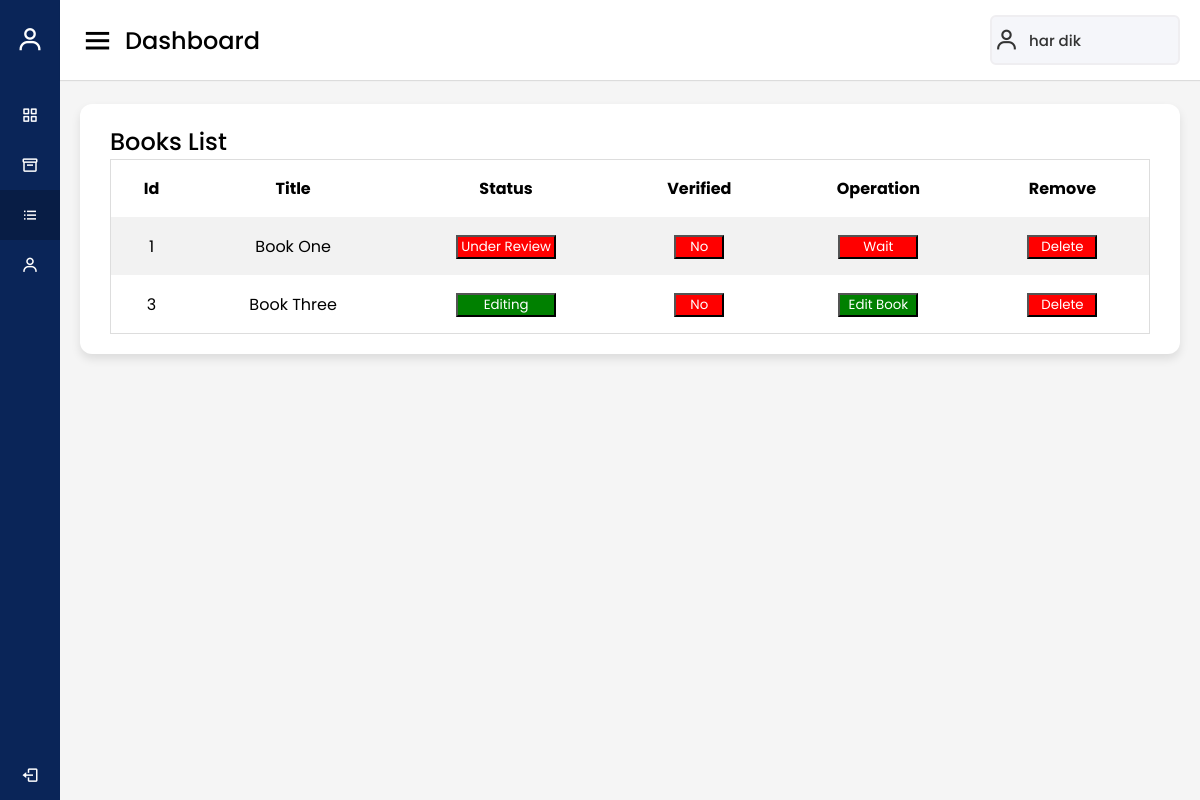
The page /Author/book.php (signed in) on the database its author committed.
### tables this page shows
CREATE TABLE `author_data` (
  `author_id` int(11) NOT NULL,
  `author_first_name` varchar(20) NOT NULL,
  `author_last_name` varchar(20) NOT NULL,
  `author_email` varchar(100) NOT NULL,
  `author_phone_no` bigint(11) NOT NULL,
  `author_password` varchar(20) NOT NULL,
  `author_gender` varchar(10) NOT NULL,
  `author_city` varchar(20) NOT NULL,
  `author_state` varchar(20) NOT NULL,
  `author_pincode` int(11) NOT NULL,
  `author_email_status` int(1) NOT NULL,
  `author_verified` int(1) NOT NULL
);

CREATE TABLE `ebook_data` (
  `book_id` int(11) NOT NULL,
  `book_title` varchar(100) NOT NULL,
  `book_description` text NOT NULL,
  `book_data` text NOT NULL,
  `book_cover` text NOT NULL,
  `book_status` int(1) NOT NULL,
  `book_varified` int(1) NOT NULL,
  `author_id` int(11) NOT NULL
);

### Author/book.php (the view, shortened to what this page needs)
<?php
if(isset($_SESSION['au_id'])){
?>
<!DOCTYPE html>
<html lang="en" dir="ltr">
<head>
    <link rel="stylesheet" href="./style.css">
    <link href='https://unpkg.com/boxicons@2.0.7/css/boxicons.min.css' rel='stylesheet'>
</head>
<?php
include "../database/connect.php";
$id = $_SESSION['au_id'];
$que1 = mysqli_query($con, "SELECT * FROM author_data WHERE author_id=$id");
$arr1 = mysqli_fetch_array($que1);
$que2 = mysqli_query($con, "SELECT * FROM ebook_data WHERE author_id='$id' ORDER BY book_status desc");
?>
<body>
    <div class="sidebar">
        <div class="logo-details">
            <i class='bx bx-user bx-flashing'></i>
            <span class="logo_name">Author Pannel</span>
        </div>
        <ul class="nav-links">
            <li>
                <a href="./index.php">
                    <i class='bx bx-grid-alt'></i>
                    <span class="links_name">Dashboard</span>
                </a>
            </li>
            <li>
                <a href="./new_book.php">
                    <i class='bx bx-box'></i>
                    <span class="links_name">New Book</span>
                </a>
            </li>
            <li>
                <a href="./book.php" class="active">
                    <i class='bx bx-list-ul'></i>
                    <span class="links_name">Book list</span>
                </a>
            </li>
            <li>
                <a href="./profile.php">
                    <i class='bx bx-user'></i>
                    <span class="links_name">Profile</span>
                </a>
            </li>
            <li class="log_out">
                <a href="../logout.php">
                    <i class='bx bx-log-out'></i>
                    <span class="links_name">Log out</span>
                </a>
            </li>
        </ul>
    </div>
    <section class="home-section">
        <nav>
            <div class="sidebar-button">
                <i class='bx bx-menu sidebarBtn'></i>
                <span class="dashboard">Dashboard</span>
            </div>
            <div class="profile-details">
                <i class='bx bx-user'></i>
                <a href="./profile.php"><span class="admin_name"><?php echo $arr1['author_first_name'], " ", $arr1['author_last_name'];  ?></span></a>
            </div>
        </nav>
        <div class="home-content">
            <div class="sales-boxes">
                <div class="recent-sales box">
                    <div class="title">Books List</div>
                    <div class="sales-details">
                        <table>
                            <tr>
                                <th style="text-align: center;">Id</th>
                                <th style="text-align: center;">Title</th>
                                <th style="text-align: center;">Status</th>
                                <th style="text-align: center;">Verified</th>
                                <th style="text-align: center;">Operation</th>
                                <th style="text-align: center;">Remove</th>
                            </tr>
                            <?php
                                while ($arr2 = mysqli_fetch_array($que2)) {
                                    ?>
                                    <tr>
                                        <td><?php echo $arr2['book_id']; ?></td>
                                        <td><?php echo $arr2['book_title']; ?></td>
                                        <?php
                                        if ($arr2['book_status'] == 0) {
                                        ?>
                                            <td><a href="./edit_mode_change.php?status=1&id=<?php echo $arr2['book_id']; ?>"><button class="author-verified-button" style="width: 100px;">Editing</button></a></td>
                                        <?php
                                        } else {
                                        ?>
                                            <td><a href="./edit_mode_change.php?status=0&id=<?php echo $arr2['book_id']; ?>"><button class="author-unverified-button" style="width: 100px;">Under Review</button></a></td>
                                        <?php
                                        }
                                        ?>
                                        <?php
                                        if ($arr2['book_varified'] == 0) {
                                        ?>
                                            <td><button class="author-unverified-button" style="width: 50px;">No</button></td>
                                        <?php
                                        } else {
                                        ?>
                                            <td><button class="author-verified-button" style="width: 50px;">Yes</button></td>
                                        <?php
                                        }
                                        ?>
                                        <?php
                                        if ($arr2['book_status'] == 0) {
                                        ?>
                                        <td><a href="./edit_book.php?id=<?php echo $arr2['book_id']; ?>"><button class="author-verified-button" style="width: 80px;">Edit Book</button></a></td>
                                        <?php
                                        }
                                        else if($arr2['book_varified'] == 1){
                                          ?>
                                          <td><a href="../Admin/book_view.php?id=<?php echo $arr2['book_id']; ?>"><button class="author-verified-button" style="width: 80px;">Book View</button></a></td>
                                        <?php
                                        } else {
                                        ?>
                                        <td><button class="author-unverified-button"style="width: 80px;">Wait</button></td>
                                        <?php
                                        }
                                        ?>
                                        <td><a href="../Author/delete_book.php?id=<?php echo $arr2['book_id']; ?>"><button class="author-unverified-button"style="width: 70px;">Delete</button></a></td>
                                      </tr>
                                <?php
                                }
                                ?>
                        </table>
                    </div>
                </div>
            </div>
        </div>
    </section>
</body>
</html>
<?php
} else {
    header("Location: ../login.html");
}
?>

### Author/style.css (style rules this page uses)
* { margin: 0; padding: 0; box-sizing: border-box; font-family: 'Poppins', sans-serif; text-decoration: none; }
.sidebar { position: fixed; height: 100%; width: 240px; background: #0A2558; transition: all 0.5s ease; }
.sidebar .logo-details { height: 80px; display: flex; align-items: center; }
.sidebar .logo-details i { font-size: 28px; font-weight: 500; color: #fff; min-width: 60px; text-align: center }
.sidebar .logo-details .logo_name { color: #fff; font-size: 24px; font-weight: 500; }
.sidebar .nav-links { margin-top: 10px; }
.sidebar .nav-links li { position: relative; list-style: none; height: 50px; }
.sidebar .nav-links li a { height: 100%; width: 100%; display: flex; align-items: center; text-decoration: none; transition: all 0.4s ease; }
.sidebar .nav-links li a.active { background: #081D45; }
.sidebar .nav-links li i { min-width: 60px; text-align: center; font-size: 18px; color: #fff; }
.sidebar .nav-links li a .links_name { color: #fff; font-size: 15px; font-weight: 400; white-space: nowrap; }
.sidebar .nav-links .log_out { position: absolute; bottom: 0; width: 100%; }
.home-section { position: relative; background: #f5f5f5; min-height: 100vh; width: calc(100% - 240px); left: 240px; transition: all 0.5s ease; }
.home-section nav { display: flex; justify-content: space-between; height: 80px; background: #fff; display: flex; align-items: center; position: fixed; width: calc(100% - 240px); left: 240px; z-index: 100; padding: 0 20px; box-shadow: 0 1px 1px rgba(0, 0, 0, 0.1); transition: all 0.5s ease; }
.home-section nav .sidebar-button { display: flex; align-items: center; font-size: 24px; font-weight: 500; }
nav .sidebar-button i { font-size: 35px; margin-right: 10px; }
.home-section nav .profile-details { display: flex; align-items: center; background: #F5F6FA; border: 2px solid #EFEEF1; border-radius: 6px; height: 50px; min-width: 190px; padding: 0 15px 0 2px; }
nav .profile-details .admin_name { font-size: 15px; font-weight: 500; color: #333; margin: 0 10px; white-space: nowrap; }
nav .profile-details i { font-size: 25px; color: #333; }
.home-section .home-content { position: relative; padding-top: 104px; }
.home-content .sales-boxes { display: flex; justify-content: space-between; }
.home-content .sales-boxes .recent-sales { width: 100%; background: #fff; padding: 20px 30px; margin: 0 20px; border-radius: 12px; box-shadow: 0 5px 10px rgba(0, 0, 0, 0.1); }
.home-content .sales-boxes .sales-details { display: flex; align-items: center; justify-content: space-between; }
.sales-boxes .box .title { font-size: 24px; font-weight: 500; }
table { border-collapse: collapse; border-spacing: 0; width: 100%; border: 1px solid #ddd; }
th, td { text-align: center; padding: 16px; }
th:first-child, td:first-child { text-align: center; }
tr:nth-child(even) { background-color: #f2f2f2 }
.author-unverified-button { background-color: red; color: white; }
.author-verified-button { background-color: green; color: white; }
a { text-decoration: none; }
@media (max-width: 1240px) { .sidebar { width: 60px; } }
@media (max-width: 1240px) { .home-section { width: calc(100% - 60px); left: 60px; } }
@media (max-width: 1240px) { .home-section nav { width: calc(100% - 60px); left: 60px; } }

### rows shown on the page
author_data: author_first_name "har", author_last_name "dik"
ebook_data: book_id "1", book_title "Book One", book_varified "No", book_status "Wait"
ebook_data: book_id "3", book_title "Book Three", book_varified "No"
